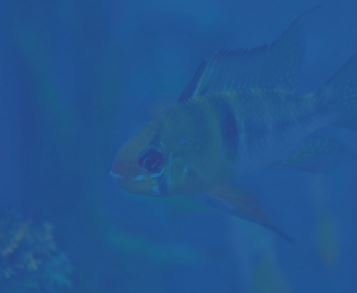
#> input picture Parallel Project/Capture.JPG, 357 x 293 px, found by its file name
$ python Main_serial.py   (older library calls are emulated)
#> lines starting #> are read from the running program, lines starting #| are printed output that depends on the picture
from __future__ import (division, absolute_import, print_function, unicode_literals)
import cv2 as cv
import numpy as np
import scipy.ndimage
#from scipy import ndimage
import copy
#import os
#from multiprocessing import Pool
#import psutil

img = cv.imread('Capture.jpg')
#> img is the input picture: shape (293, 357, 3); mean B, G, R 142.6, 85.5, 34.3

cv.imshow('Original',img)

###############################    Functions     ############################
###************  Input Image   ***************
def white_balance(img):
    result = cv.cvtColor(img, cv.COLOR_RGB2LAB)
#> result: shape (293, 357, 3); mean of channels 0, 1, 2 107.3, 147.2, 166.5
    avg_a = np.average(result[:, :, 1])
#> avg_a = 147.2
    avg_b = np.average(result[:, :, 2])
#> avg_b = 166.5
    result[:, :, 1] = result[:, :, 1] - ((avg_a - 128) * (result[:, :, 0] / 255.0) * 1.1)
#> result: shape (293, 357, 3); mean of channels 0, 1, 2 107.3, 137.8, 166.5
    result[:, :, 2] = result[:, :, 2] - ((avg_b - 128) * (result[:, :, 0] / 255.0) * 1.1)
#> result: shape (293, 357, 3); mean of channels 0, 1, 2 107.3, 137.8, 148.2
    result = cv.cvtColor(result, cv.COLOR_LAB2RGB)
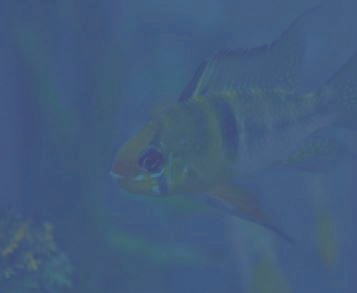
#> result: shape (293, 357, 3); mean B, G, R 125.2, 92.6, 66.4
    return result

def adap_hist_equal(lab):
	lab_planes = cv.split(lab)
	clahe = cv.createCLAHE(clipLimit=2.0,tileGridSize=(8,8))
	lab_planes[0] = clahe.apply(lab_planes[0])
	lab2 = cv.merge(lab_planes)
	img2 = cv.cvtColor(lab2, cv.COLOR_LAB2RGB)
	return img2,lab2

#**************    Weights    ****************
def laplacian_wt(R1):
	h=np.array([[0.16667,0.66667,0.16667],[0.66667,-3.33333,0.66667],[0.16667,0.66667,0.16667]])
	return abs(scipy.ndimage.convolve(R1, h, mode='nearest'))
   #abs(imfilter(R1, fspecial('Laplacian'), 'replicate', 'conv'))

# [54 lines left out: functions local_contrast, saliency_detection, exposedness_wt, gaussian_pyramid, laplacian_pyramid, pyramid_reconstruct, not called in this run]

############################     Actual Implementation    ###########################
#########   1st Step    ############

img1 = white_balance(img)

lab1 = cv.cvtColor(img1, cv.COLOR_RGB2LAB)
#> lab1: shape (293, 357, 3); mean of channels 0, 1, 2 107.3, 137.8, 148.2
lab = copy.deepcopy(lab1)
#> (the run stopped early here; a loop or call above may not have finished)
